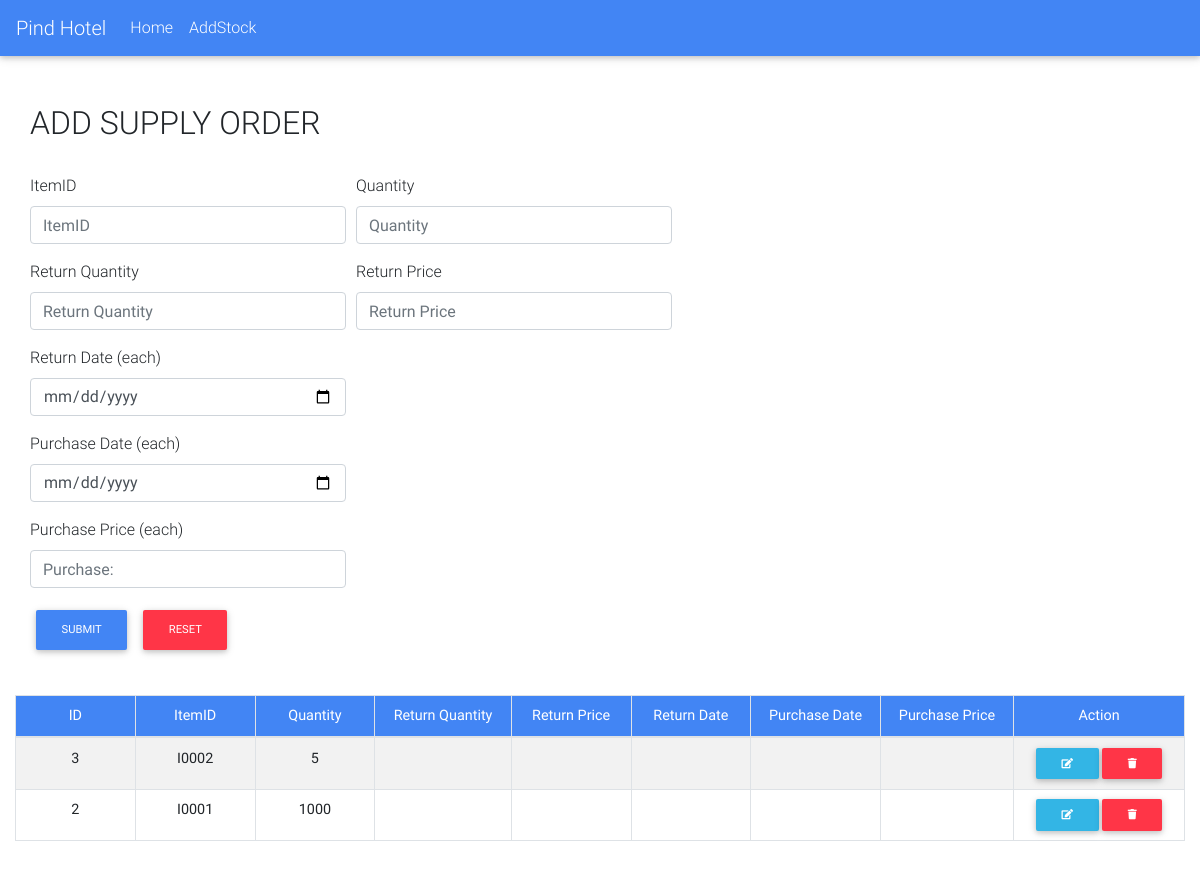
The app's page /CashierStockSupplyOrder.php, older data.
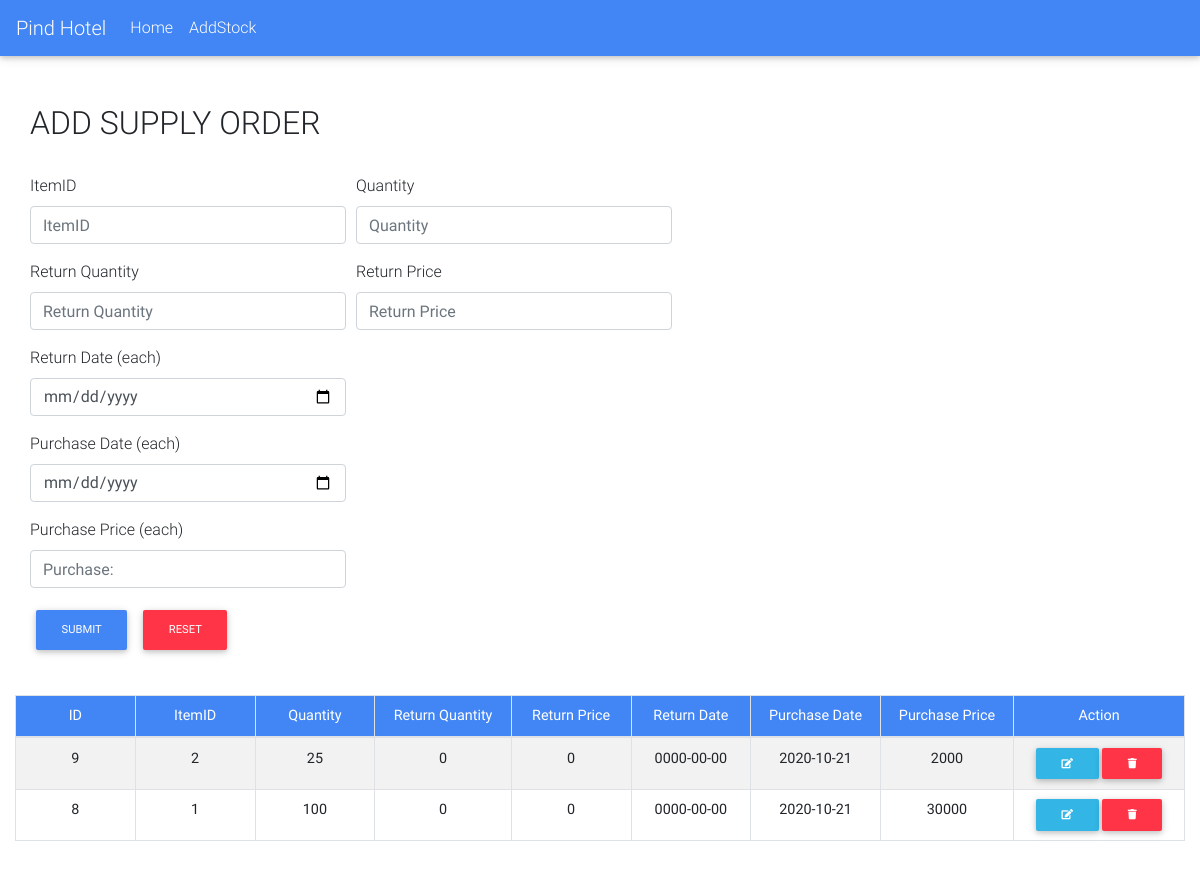
The same page, newer data.
### tables this page shows
CREATE TABLE `stocksupplyorder` (
  `id` int(11) NOT NULL,
  `ItemID` varchar(45) DEFAULT NULL,
  `ItemQuantity` int(11) DEFAULT NULL,
  `ret_qty` int(10) NOT NULL,
  `ret_price` int(20) NOT NULL,
  `ret_date` date DEFAULT NULL,
  `pur_date` date DEFAULT NULL,
  `pur_price` varchar(20) NOT NULL
);

### StockSupplyOrder_process.php (called while the page is built, shortened)
<?php
$update = false;
?>

### CashierStockSupplyOrder.php (the view, shortened to what the changed rows need)
<!DOCTYPE html>
<html lang="en">
<head>
  <link rel="stylesheet" href="https://use.fontawesome.com/releases/v5.8.2/css/all.css">
  <link rel="stylesheet" type="text/css" href="https://cdn.datatables.net/v/bs4/dt-1.10.18/datatables.min.css"/>
  <link href="css/bootstrap.min.css" rel="stylesheet">
  <link href="css/mdb.min.css" rel="stylesheet">
  <link href="css/style.css" rel="stylesheet">
</head>
<body>
  <br><br>
  <div class="container">
      <div class="row">
        <div class="">
        <?php require_once 'StockSupplyOrder_process.php'; ?>
    <?php
		              if ($update == true):
		            ?>
                  <h2>UPDATE SUPPLY ORDER</h2>
		            <?php else: ?>
                <h2>ADD SUPPLY ORDER</h2>
                  <?php endif; ?>
          <br>
            <br>
        </div>
        <?php
	       $mysqli = new mysqli('localhost', 'ahad', '', 'restaurant') or die(mysqli_error($mysqli));
        	$result = $mysqli->query("SELECT * FROM StockSupplyOrder order by id desc") or die($mysqli->error);
        ?>
</div></div>
      <div class="" style="margin: 15px;">
        <table id="dtBasicExample" class="table table-striped table-bordered table-sm" cellspacing="0" width="100%">
              <thead style="color: white;" class="bg-primary" align="center">
                <tr>
                <th class="th-sm">ID
                  </th>
                  <th class="th-sm">ItemID
                  </th>
                  <th class="th-sm">Quantity
                  </th>
                  <th class="th-sm">Return Quantity
                  </th>
                  <th class="th-sm">Return Price
                  </th>
                  <th class="th-sm">Return Date
                  </th>
                  <th class="th-sm">Purchase Date
                  </th>
                  <th class="th-sm">Purchase Price
                  </th>
                  <th class="th-sm">Action
                  </th>
                </tr>
              </thead>
              <tbody>
              <?php
		          	while($row = $result->fetch_assoc()): ?>
			          	<tr align="center">
                    <td><b><?php echo $row['id']; ?></b></td>
		    <td><b><?php echo $row['ItemID']; ?></b></td>
                    <td><b><?php echo $row['ItemQuantity']; ?></b></td>
                    <td><b><?php echo $row['ret_qty']; ?></b></td>
                    <td><b><?php echo $row['ret_price']; ?></b></td>
                    <td><b><?php echo $row['ret_date']; ?></b></td>
                    <td><b><?php echo $row['pur_date']; ?></b></td>
                    <td><b><?php echo $row['pur_price']; ?></b></td>
				          	<td align="center">
					            	<a href="StockSupplyOrder.php?edit=<?php echo $row['id']; ?>"
                          class ="btn btn-info btn-sm" >
                          <i class="fa fa-edit"></i>
                        </a>
					            	<a href="StockSupplyOrder_process.php?delete=<?php echo $row['id']; ?>&ItemID=<?php echo $row['ItemID']; ?>"
                          class ="btn btn-danger btn-sm">
                          <i class="fa fa-trash"></i>
                        </a>
				          	</td>
			          	</tr>
			        <?php endwhile; ?>
              </tbody>
            </table> <br>
      </div>
  </body>
  </html>

Row changes from the older to the newer data that the page shows:
removed stocksupplyorder: id "3", ItemID "I0002", ItemQuantity "5"
removed stocksupplyorder: id "2", ItemID "I0001", ItemQuantity "1000"
added stocksupplyorder: id "9", ItemID "2", ItemQuantity "25", ret_qty "0", ret_price "0", ret_date "0000-00-00", pur_date "2020-10-21", pur_price "2000"
added stocksupplyorder: id "8", ItemID "1", ItemQuantity "100", ret_qty "0", ret_price "0", ret_date "0000-00-00", pur_date "2020-10-21", pur_price "30000"
